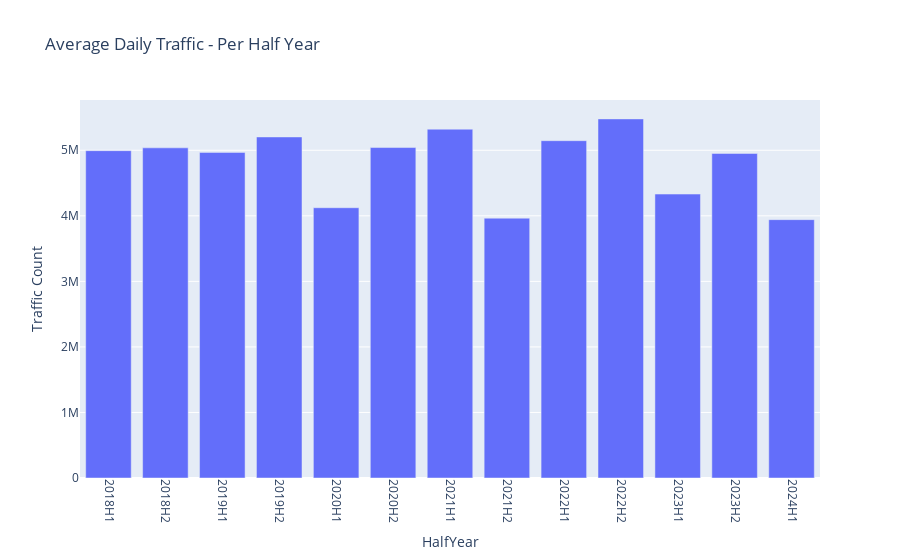

Here is the notebook cell this chart was saved with:
### Code cell
# Average daily traffic for each half year
average_daily_traffic_half_year = agg_daily_traffic_volume.groupby('HalfYear')['Traffic Count'].mean().reset_index()
fig = px.bar(average_daily_traffic_half_year, x='HalfYear', y='Traffic Count', 
              title='Average Daily Traffic - Per Half Year')
fig.update_layout(
    xaxis=dict(
        tickmode='linear',
        tick0=min(average_daily_traffic_half_year['HalfYear']),
        dtick=1,
        tickangle=90
    )
)
fig.show()

### Figure 1 — Plotly figure (JSON) as saved in the notebook; plotly's stock layout.template omitted (floating-point values rounded to 4 significant figures)
{"data": [{"alignmentgroup": "True", "hovertemplate": "HalfYear=%{x}<br>Traffic Count=%{y}<extra></extra>", "legendgroup": "", "marker": {"color": "#636efa", "pattern": {"shape": ""}}, "name": "", "offsetgroup": "", "orientation": "v", "showlegend": false, "textposition": "auto", "type": "bar", "x": ["2018H1", "2018H2", "2019H1", "2019H2", "2020H1", "2020H2", "2021H1", "2021H2", "2022H1", "2022H2", "2023H1", "2023H2", "2024H1"], "xaxis": "x", "y": [4994000.0, 5037000.0, 4968000.0, 5204000.0, 4123000.0, 5042000.0, 5322000.0, 3964000.0, 5146000.0, 5479000.0, 4332000.0, 4952000.0, 3942000.0], "yaxis": "y"}], "layout": {"barmode": "relative", "legend": {"tracegroupgap": 0}, "title": {"text": "Average Daily Traffic - Per Half Year"}, "xaxis": {"anchor": "y", "domain": [0, 1], "dtick": 1, "tick0": "2018H1", "tickangle": 90, "tickmode": "linear", "title": {"text": "HalfYear"}}, "yaxis": {"anchor": "x", "domain": [0, 1], "title": {"text": "Traffic Count"}}}}
